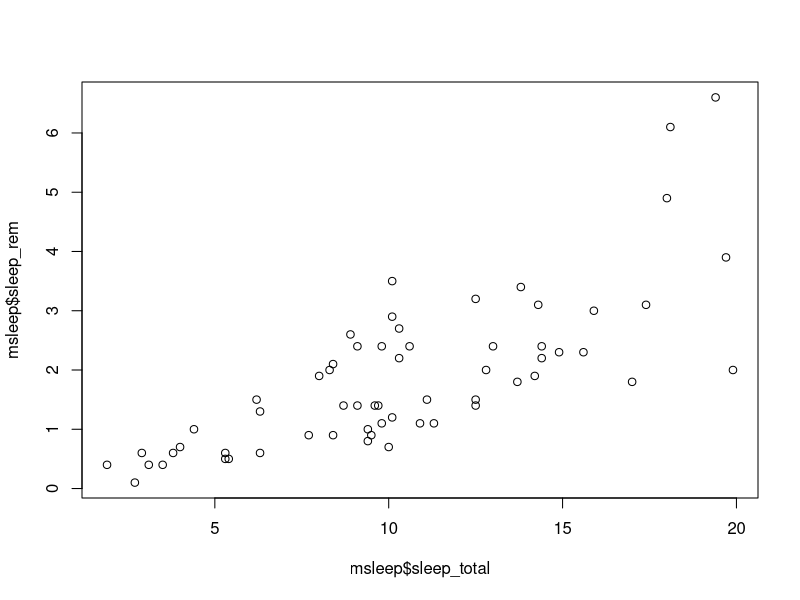
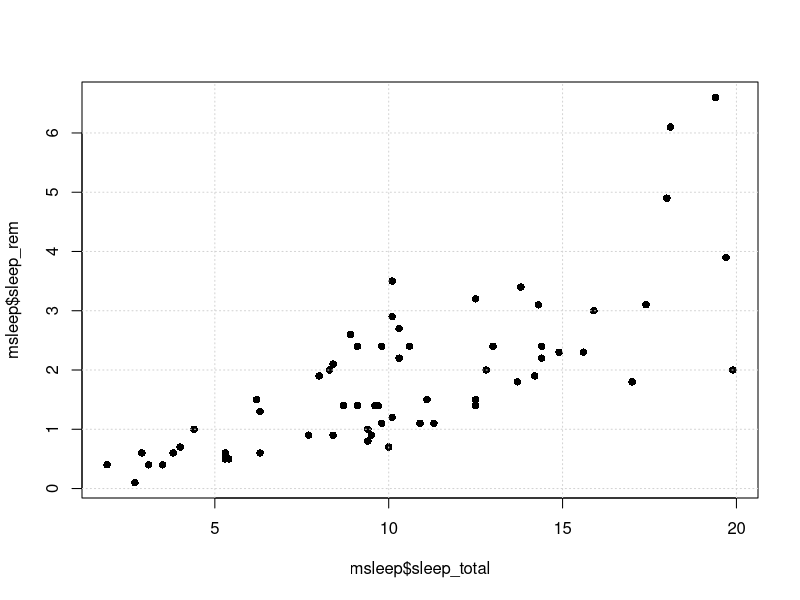
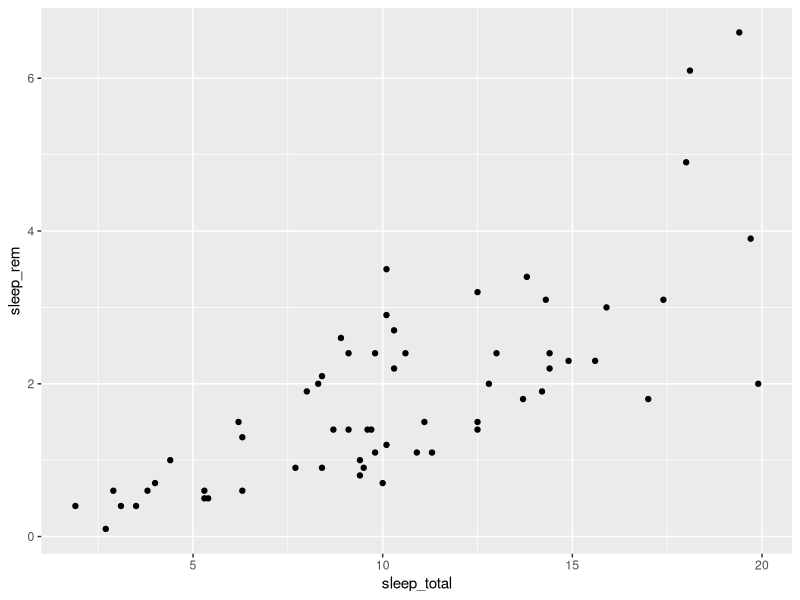
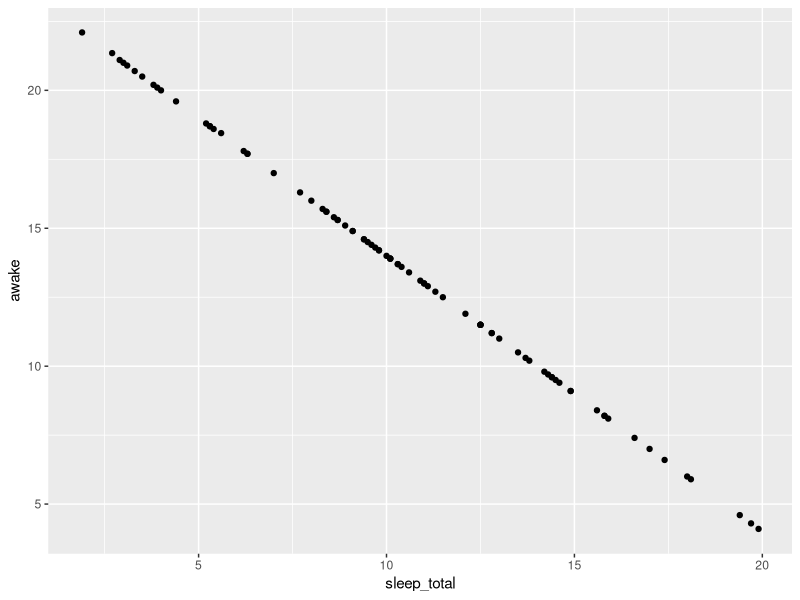

These charts were generated, in order, by the following R code:
## ---- chunk 1
knitr::opts_chunk$set(echo = TRUE)
## ---- chunk 2
age <- c(10, 28, 48, 47, 71, 22, 80, 48, 30, 31)
age

age_months <- age * 12
age_months
## ---- chunk 3
purchase <- c(14, 20, 59, 2, 12, 22, 160, 34, 34, 29)
purchase
## ---- chunk 4
bookstore <- data.frame(age, purchase)
bookstore
## ---- chunk 5
x <- 4
x
## ---- chunk 6
names <- c("foo", "mola", "nandia", "fefe", "ogogo")
heights <- c(177, 220, 190, 168, 201)
weights <- c(88, 110, 95, 60, 90)

people1 <- data.frame(names, heights, weights)
people1
## ---- chunk 7
mean(age)
## ---- chunk 8
cor(bookstore$age, bookstore$purchase)
## ---- chunk 9
cor(age, purchase, method = "spearman")
## ---- chunk 10
mean(people1$heights)

cor(people1$heights, people1$weights, method = "spearman")
## ---- chunk 11
length(people1$heights)

sort(people1$weights, decreasing = TRUE)
## ---- chunk 12
exp(1)

sin(people1$weights)

sum(people1$weights)

factorial(4)

choose(4,2)
## ---- chunk 13
sqrt(pi)

exp(2)*log(4)
## ---- chunk 14
install.packages("ggplot2")

library(ggplot2)
## ---- chunk 15
install.packages("palmerpenguins")

library(palmerpenguins)
## ---- chunk 16
msleep
## ---- chunk 17
View(msleep)
## ---- chunk 18
str(msleep)
## ---- chunk 19
summary(msleep)
## ---- chunk 20
data(msleep)
## ---- chunk 21

mean(msleep$sleep_total)      # Mean
median(msleep$sleep_total)    # Median
max(msleep$sleep_total)       # Max
min(msleep$sleep_total)       # Min
sd(msleep$sleep_total)        # Standard deviation
var(msleep$sleep_total)       # Variance
quantile(msleep$sleep_total)  # Various quantiles

## ---- chunk 22
sum(msleep$sleep_total > 8)   # Frequency (count)
mean(msleep$sleep_total > 8)  # Relative frequency (proportion)
## ---- chunk 23
mean(msleep$sleep_rem, na.rm = TRUE)
## ---- chunk 24
cor(msleep$sleep_total, msleep$sleep_rem)
## ---- chunk 25
cor(msleep$sleep_total, msleep$sleep_rem, use = "complete.obs")  # <- use complete obsevations only
## ---- chunk 26
table(msleep$vore)
## ---- chunk 27
round(proportions(table(msleep$vore)),3)
## ---- chunk 28
# Counts:
table(msleep$vore, msleep$conservation)

# Proportions, per row:
proportions(table(msleep$vore, msleep$conservation), margin = 1)

# Proportions, per column:
proportions(table(msleep$vore, msleep$conservation), margin = 2)

# Proportions, out of total:
proportions(table(msleep$vore, msleep$conservation))
## ---- chunk 29

plot(msleep$sleep_total, msleep$sleep_rem)

plot(msleep$sleep_total, msleep$sleep_rem, pch = 16)
grid()

ggplot(msleep, aes(x = sleep_total, y = sleep_rem)) + 
  geom_point()
## ---- chunk 30
ggplot(msleep, aes(sleep_total, awake)) +
      geom_point()
